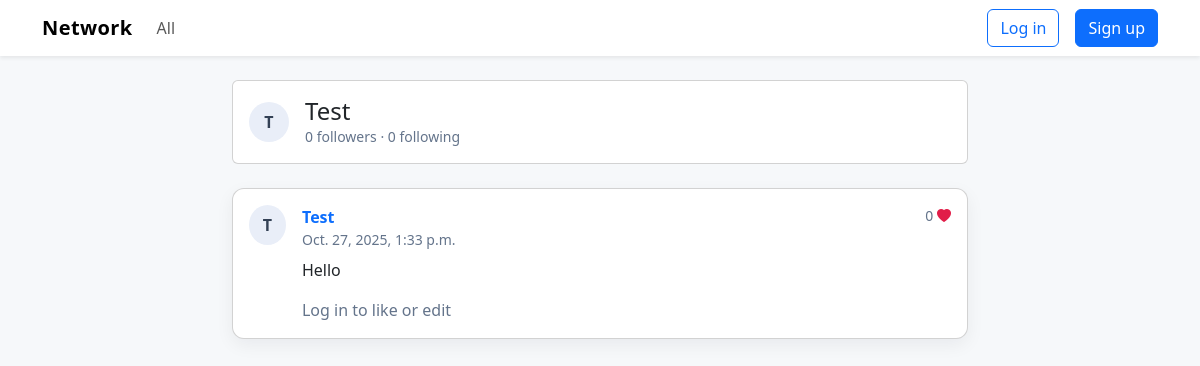
Page /profile/Test on the committed database.
### network/models.py (models this page shows, shortened)
class User(AbstractUser):
    pass

class Post(models.Model):
    user = models.ForeignKey(User, on_delete=models.CASCADE, related_name="posts")
    content = models.TextField(max_length=1000)
    timestamp = models.DateTimeField(default=timezone.now)
    class Meta:
        ordering = ["-timestamp"]

### network/views.py (the view)
# urls.py: path("profile/<str:username>", views.profile, name="profile"),
def profile(request, username):
    profile_user = get_object_or_404(User, username=username)
    posts_qs = profile_user.posts.all()
    paginator = Paginator(posts_qs, 10)
    page_number = request.GET.get("page")
    page_obj = paginator.get_page(page_number)
    followers_count = profile_user.followers_set.count()
    following_count = profile_user.following_set.count()
    is_following = False
    if request.user.is_authenticated and request.user != profile_user:
        is_following = Follow.objects.filter(follower=request.user, following=profile_user).exists()
    user_likes = set()
    if request.user.is_authenticated:
        user_likes = set(request.user.likes.values_list("post_id", flat=True))
    return render(request, "network/profile.html", {
        "profile_user": profile_user,
        "page_obj": page_obj,
        "followers_count": followers_count,
        "following_count": following_count,
        "is_following": is_following,
        "user_likes": user_likes,
    })

### network/templates/network/profile.html (shortened to what this page needs)
{% extends "network/layout.html" %}
{% block body %}
<div class="row">
  <div class="col-lg-8 mx-auto">
    <div class="card p-3 mb-4 d-flex align-items-center">
      <div class="d-flex w-100 align-items-center justify-content-between gap-3">
        <div class="d-flex gap-3 align-items-center">
          <div class="avatar">{{ profile_user.username|slice:":1"|upper }}</div>
          <div>
            <h4 class="mb-0">{{ profile_user.username }}</h4>
            <div class="muted small">{{ followers_count }} followers · {{ following_count }} following</div>
          </div>
        </div>
      </div>
    </div>
    {% include "network/posts_list.html" with page_obj=page_obj user_likes=user_likes %}
  </div>
</div>
{% endblock %}

### network/templates/network/posts_list.html (shortened to what this page needs)
<div id="posts-list">
  {% for post in page_obj %}
  <div class="card post p-3 mb-3" data-post-id="{{ post.id }}">
    <div class="d-flex gap-3">
      <div class="avatar">{{ post.user.username|slice:":1"|upper }}</div>
      <div class="w-100">
        <div class="d-flex justify-content-between">
          <div>
            <a href="{% url 'network:profile' post.user.username %}" class="text-decoration-none"><strong>{{ post.user.username }}</strong></a>
            <div class="muted small">{{ post.timestamp }}</div>
          </div>
          <div class="text-end">
            <div class="small muted">{{ post.likes.count }} <i class="bi bi-heart-fill" style="color:#e11d48"></i></div>
          </div>
        </div>
        <div class="post-content mt-2" id="content-{{ post.id }}">{{ post.content|linebreaks }}</div>
        <div class="mt-3 d-flex gap-2 align-items-center">
          {% if user.is_authenticated %}
            <button class="btn btn-sm btn-outline-primary btn-like" data-post-id="{{ post.id }}">
              {% if post.id in user_likes %}<i class="bi bi-heart-fill"></i> Unlike{% else %}<i class="bi bi-heart"></i> Like{% endif %}
            </button>
            {% if post.user == user %}
              <button class="btn btn-sm btn-outline-secondary btn-edit" data-post-id="{{ post.id }}"><i class="bi bi-pencil"></i> Edit</button>
            {% endif %}
          {% else %}
            <span class="muted">Log in to like or edit</span>
          {% endif %}
        </div>
      </div>
    </div>
  </div>
  {% empty %}
    <div class="card p-4 text-center muted">No posts to show.</div>
  {% endfor %}
</div>

### network/templates/network/layout.html (style rules this page uses)
body { background: #f6f8fa; }
.card.post { border-radius: 12px; box-shadow: 0 6px 18px rgba(16,24,40,.06); }
.avatar { width:40px; height:40px; border-radius:50%; background:#e9eef8; display:inline-block; text-align:center; line-height:40px; font-weight:700; color:#334155; }
.muted { color:#64748b; }

### rows in the picture
User: username "T", username "Test"
Post: user.username "T", user.username "Test", timestamp "Oct. 27, 2025, 1:33 p.m.", likes.count "0", content "Hello"

### other values in the picture
{{ followers_count }} "0"
{{ following_count }} "0"
